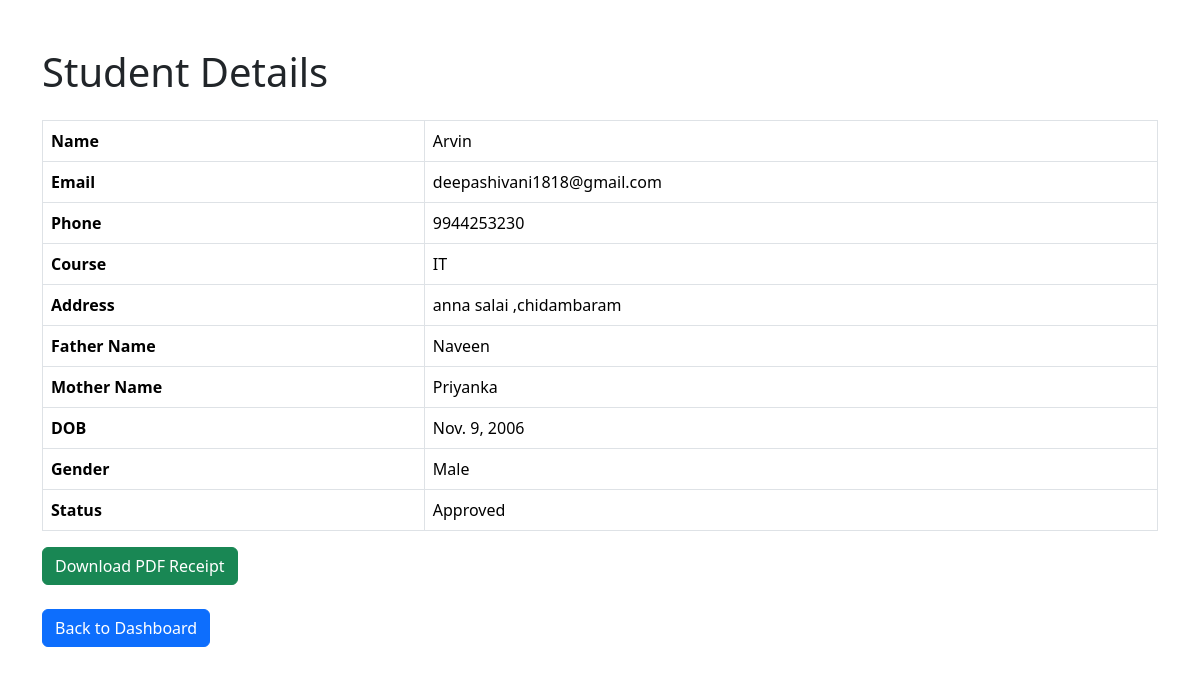
/student/6/, run on the app's committed database.
### admission/models.py (models this page shows, shortened)
class Student(models.Model):
    name = models.CharField(max_length=100)
    email = models.EmailField()
    phone = models.CharField(max_length=15)
    course = models.CharField(max_length=100)
    address = models.TextField()
    father_name = models.CharField(max_length=100)
    mother_name = models.CharField(max_length=100)
    dob = models.DateField()
    gender = models.CharField(max_length=20)
    marksheet = models.FileField(upload_to='marksheets/', null=True, blank=True)
    status = models.CharField(
        max_length=20,
        default="Pending"
    )
    fees_amount = models.DecimalField(
        max_digits=10,
        decimal_places=2,
        default=0
    )
    fees_paid = models.DecimalField(
        max_digits=10,
        decimal_places=2,
        default=0
    )

### admission/views.py (the view)
def student_detail(request, id):
    student = get_object_or_404(Student, id=id)
    return render(
        request,
        "admission/student_detail.html",
        {"student": student},
    )

### admission/templates/admission/student_detail.html (shortened to what this page needs)
<!DOCTYPE html>
<html>
<head>
    <link href="https://cdn.jsdelivr.net/npm/bootstrap@5.3.3/dist/css/bootstrap.min.css" rel="stylesheet">
</head>
<body>
<div class="container mt-5">
    <h1 class="mb-4">Student Details</h1>
    <table class="table table-bordered">
        <tr>
            <th>Name</th>
            <td>{{ student.name }}</td>
        </tr>
        <tr>
            <th>Email</th>
            <td>{{ student.email }}</td>
        </tr>
        <tr>
            <th>Phone</th>
            <td>{{ student.phone }}</td>
        </tr>
        <tr>
            <th>Course</th>
            <td>{{ student.course }}</td>
        </tr>
        <tr>
            <th>Address</th>
            <td>{{ student.address }}</td>
        </tr>
        <tr>
            <th>Father Name</th>
            <td>{{ student.father_name }}</td>
        </tr>
        <tr>
            <th>Mother Name</th>
            <td>{{ student.mother_name }}</td>
        </tr>
        <tr>
            <th>DOB</th>
            <td>{{ student.dob }}</td>
        </tr>
        <tr>
            <th>Gender</th>
            <td>{{ student.gender }}</td>
        </tr>
        <tr>
            <th>Status</th>
            <td>{{ student.status }}</td>
        </tr>
    </table>
<a href="/receipt/{{ student.id }}/"
   class="btn btn-success">
    Download PDF Receipt
</a>
<br><br>
    <a href="/dashboard/" class="btn btn-primary">
        Back to Dashboard
    </a>
</div>
</body>
</html>

### data on the page
Student: name "Arvin", email "deepashivani1818@gmail.com", phone "9944253230", course "IT", address "anna salai ,chidambaram", father_name "Naveen", mother_name "Priyanka", dob "Nov. 9, 2006", gender "Male", status "Approved"
